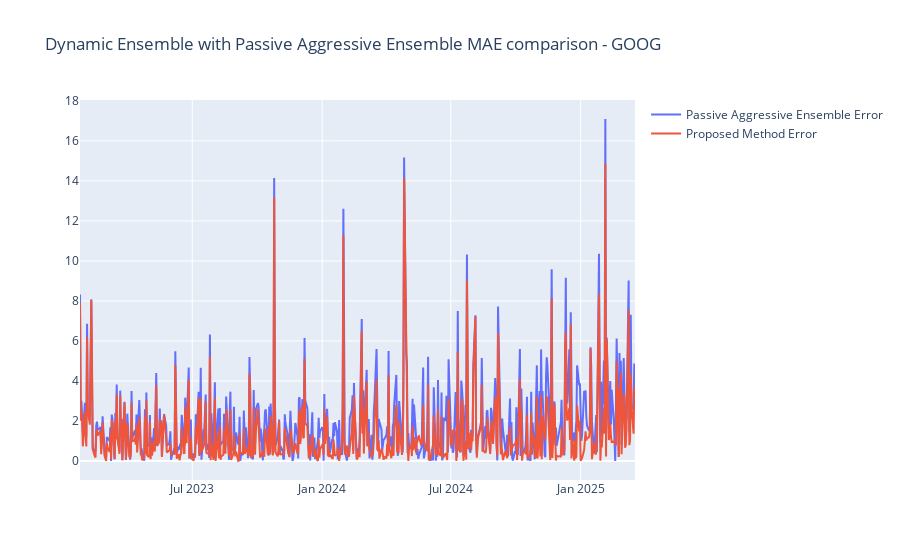

Notebook code cell kept with this figure:
### Code cell
pa_errors = []
for i in range(len(test_df_list)):
    pa_errors.append(mean_absolute_error([pa_preds[i]],[test_df_list[i]]))

fig = go.Figure()
fig.update_layout(title="Dynamic Ensemble with Passive Aggressive Ensemble MAE comparison - GOOG")
fig.add_trace(go.Scatter(x=df_test['ds'], y = pa_errors, mode='lines', name='Passive Aggressive Ensemble Error'))
fig.add_trace(go.Scatter(x=df_test['ds'], y=de_error, mode='lines', name='Proposed Method Error'))
fig.show()

### Figure 1 — Plotly figure (JSON) as saved in the notebook; plotly's stock layout.template omitted (floating-point values rounded to 4 significant figures; data arrays with more than 128 entries replaced by an {"elided": "..."} marker saying what was removed)
{"data": [{"mode": "lines", "name": "Passive Aggressive Ensemble Error", "type": "scatter", "uid": "44a3e16e-2489-4ed7-91e1-df8f30281e20", "x": {"elided": "563 str values"}, "y": {"elided": "563 float values"}}, {"mode": "lines", "name": "Proposed Method Error", "type": "scatter", "uid": "d58af636-2eb7-45a8-80ff-9f7bb99ee5af", "x": {"elided": "563 str values"}, "y": {"elided": "563 float values"}}], "layout": {"title": {"text": "Dynamic Ensemble with Passive Aggressive Ensemble MAE comparison - GOOG"}}}
